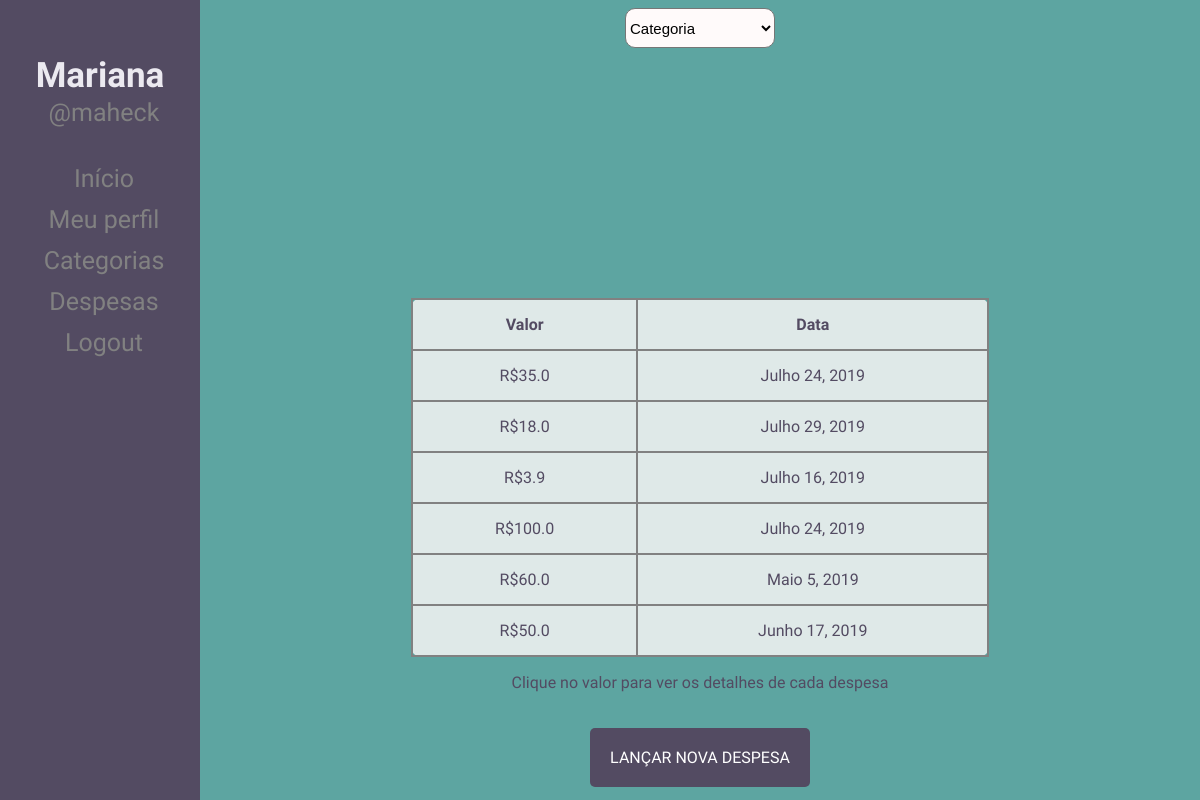
Screenshot of /expenses/ (signed in) with the database file from the repository.
### poupapig/models.py (models this page shows, shortened)
class Expense(models.Model):
	category = models.ForeignKey('Category', on_delete=models.CASCADE, blank=True, null=True, default=None)
	date = models.DateField(blank=True, null=True)
	amount = models.FloatField(null=True, blank=True, default=None)
	description = models.TextField()

### poupapig/views.py (the view)
# urls.py: path('expenses/', views.expense_list, name='expense_list'),
def expense_list(request):
    categories = Category.objects.filter(user = request.user)
    expenses = Expense.objects.filter(category__in=categories)
    return render(request, 'expense_list.html', {'expenses': expenses, 'categories': categories})

### poupapig/templates/expense_list.html (shortened to what this page needs)
{% extends 'registration/base_profile.html' %}
{% load staticfiles %}
    {% block content %}
        <select id="select_category" onchange="filterByCategory()">
            <option value=0>Categoria</option>
        </select>
        <div id="table">
            <table id="table">
                <tr>
                    <th>Valor</th>
                    <th>Data</th>
                </tr>
                {% for expense in expenses %}
                    {% if expense.category.user == user %}
                        <tr>
                            <td onclick="showExpense('{{expense.id}}')">R${{expense.amount}}</td>
                            <td>{{expense.date}}</td>
                        </tr>
                    {% endif %}
                {% endfor %}
            </table>
            <p>Clique no valor para ver os detalhes de cada despesa</p>
        </div>
        <a href="{% url 'new_expense' %}" class="button" id="buttonNewExpense">Lançar nova despesa</a>
    {% endblock %}

### poupapig/templates/registration/base_profile.html (shortened to what this page needs)
{% load staticfiles %}
<!doctype html>
<html>
    <head>
        <link href="{% static 'css/style_profile.css' %}" rel="stylesheet">
    </head>
    <body>
        <div class="sidenav">
            <h2> {{user.first_name}} </h2>
            <p> @{{user.username}} </p>
            <a href="{% url 'index_profile' %}">Início</a>
            <a href="{% url 'user_infos' %}">Meu perfil</a>
            <a href="{% url 'show_categories' %}">Categorias</a>
            <a href="{% url 'expense_list' %}">Despesas</a>
            <a href="{% url 'logout' %}">Logout</a>
        </div>
        <div class="main">
            {% block content %}
            {% endblock %}
        </div>
    </body>
</html>

### poupapig/static/css/style_profile.css (style rules this page uses)
body { background-color: #5DA5A1; color: #534B62; font-family: 'Muli', sans-serif; padding-left: 40px; text-align: center; }
.button { color: #fff !important; text-transform: uppercase; text-decoration: none; background: #534B62; padding: 20px; border-radius: 5px; display: inline-block; border: none; margin-top: 20px; }
select { border-radius:10px; width:150px; height: 40px; font-size:15px; background-color: rgba(255, 250, 250, 1); }
table { text-align: center; margin: 0 auto; margin-top: 250px; padding: 20px; background-color: rgba(255, 250, 250, 0.8); border-collapse: collapse; width: 60%; }
table, th, td { border: 2px solid #818181; border-radius: 10px; }
th, td { padding: 15px; }
.sidenav { height: 100%; width: 200px; position: fixed; z-index: 1; top: 0; left: 0; background-color: #534B62; overflow-x: hidden; padding-top: 20px; }
.sidenav h2 { padding: 6px 8px 0px 8px; margin-bottom: 0px; text-decoration: none; font-size: 35px; color: #ebe9f0; display: block; }
.sidenav p { margin-top:2px; padding: 0px 8px 6px 16px; text-decoration: none; font-size: 25px; color: #818181; display: block; }
.sidenav a { padding: 6px 8px 6px 16px; text-decoration: none; font-size: 25px; color: #818181; display: block; }
.main { margin-left: 160px; padding: 0px 10px; }

### rows the page displays
Expense: amount "35.0", date "Julho 24, 2019"
Expense: amount "18.0", date "Julho 29, 2019"
Expense: amount "3.9", date "Julho 16, 2019"
Expense: amount "100.0", date "Julho 24, 2019"
Expense: amount "60.0", date "Maio 5, 2019"
Expense: amount "50.0", date "Junho 17, 2019"

### other values shown
{{ user.first_name }} "Mariana"
{{ user.username }} "maheck"
